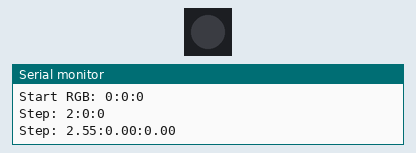
Recording of a sketch running on a simulated Arduino Mega 2560, built with avr-gcc and run on an emulated ATmega2560. Parts: 1 RGB LEDs in strip order, left to right, the last lines printed to the serial monitor. Dim RGB values are drawn brighter than linear. At 3.2 s the program stops and its outputs stay as they are.

Above: at 0.1 s.
At 0.65 s:
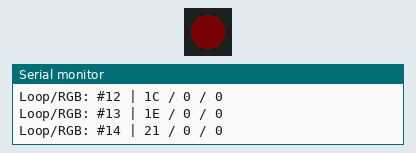
At 1.26 s:
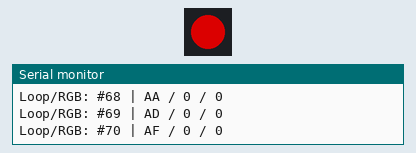
At 2.85 s:
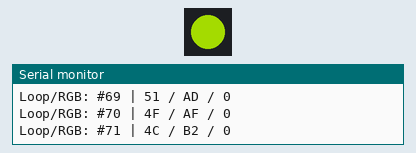
Timing chart, 0 to 4.7 s (numbered marks = the images above):
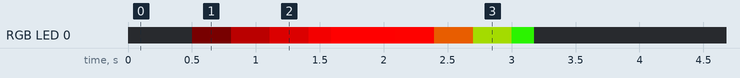

The sketch:

RGBTransition.ino
```cpp
#include <Adafruit_NeoPixel.h>

/*
* Code for cross-fading 3 LEDs, red, green and blue (RGB)
* To create fades, you need to do two things:
*  1. Describe the colors you want to be displayed
*  2. List the order you want them to fade in
*
* DESCRIBING A COLOR:
* A color is just an array of three percentages, 0-100,
*  controlling the red, green and blue LEDs
*
* Red is the red LED at full, blue and green off
*   int red = { 100, 0, 0 }
* Dim white is all three LEDs at 30%
*   int dimWhite = {30, 30, 30}
* etc.
*
* Some common colors are provided below, or make your own
*
* LISTING THE ORDER:
* In the main part of the program, you need to list the order
*  you want to colors to appear in, e.g.
*  crossFade(red);
*  crossFade(green);
*  crossFade(blue);
*
* Those colors will appear in that order, fading out of
*    one color and into the next
*
* In addition, there are 5 optional settings you can adjust:
* 1. The initial color is set to black (so the first color fades in), but
*    you can set the initial color to be any other color
* 2. The internal loop runs for 1020 interations; the 'wait' variable
*    sets the approximate duration of a single crossfade. In theory,
*    a 'wait' of 10 ms should make a crossFade of ~10 seconds. In
*    practice, the other functions the code is performing slow this
*    down to ~11 seconds on my board. YMMV.
* 3. If 'repeat' is set to 0, the program will loop indefinitely.
*    if it is set to a number, it will loop that number of times,
*    then stop on the last color in the sequence. (Set 'return' to 1,
*    and make the last color black if you want it to fade out at the end.)
* 4. There is an optional 'hold' variable, which pasues the
*    program for 'hold' milliseconds when a color is complete,
*    but before the next color starts.
* 5. Set the DEBUG flag to 1 if you want debugging output to be
*    sent to the serial monitor.
*
*    The internals of the program aren't complicated, but they
*    are a little fussy -- the inner workings are explained
*    below the main loop.
*
* April 2007, Clay Shirky <clay.shirky@nyu.edu>
*/

#define DEBUG       1     // DEBUG counter; if set to 1, will write values back via serial
#define PIN         30
#define HOLD        0     // Optional hold when a color is complete, before the next crossFade
#define REPEATLOOP  1     // How many times should we loop before stopping? (0 for no stop)
#define TIME        1000  // time in ms
#define STEPS       100
#define WAIT        500    // ms internal crossFade delay; increase for slower fades


//NeoPixel configuration.
Adafruit_NeoPixel strip = Adafruit_NeoPixel(1, PIN);

static uint8_t startR = 0, startG = 0, startB = 0;

int j = 0;          // Loop counter for repeat


// Set up the LED outputs
void setup(){
  strip.begin();
  //strip.setBrightness(64);
  strip.show(); // Initialize all pixels to 'off'

  if (DEBUG) {           // If we want to see values for debugging...
    Serial.begin(115200);  // ...set up the serial ouput
  }
}

// Main program: list the order of crossfades
void loop(){
  crossFade(0xFF, 0x00, 0x00);
  crossFade(0x00, 0xFF, 0x00);

  if (REPEATLOOP) { // Do we loop a finite number of times?
    j += 1;
    if (j >= REPEATLOOP) { // Are we there yet?
      exit(j);         // If so, stop.
    }
  }
}

/* crossFade() converts the percentage colors to a
*  0-255 range, then loops 1020 times, checking to see if
*  the value needs to be updated each time, then writing
*  the color values to the correct pins.
*/

void crossFade(uint8_t targetR, uint8_t targetG, uint8_t targetB) {
// Initialize color variables


  float curR = (float)startR,
        curG = (float)startG,
        curB = (float)startB;


  float stepR = ((float)(targetR - startR) / STEPS);
  float stepG = ((float)(targetG - startG) / STEPS);
  float stepB = ((float)(targetB - startB) / STEPS);


  if(DEBUG){
      Serial.print("Target RGB: ");
      Serial.print((uint8_t)targetR, HEX);
      Serial.print(":");
      Serial.print((uint8_t)targetG, HEX);
      Serial.print(":");
      Serial.println((uint8_t)targetB, HEX);
      Serial.print("Start RGB: ");
      Serial.print(startR, HEX);
      Serial.print(":");
      Serial.print(startG, HEX);
      Serial.print(":");
      Serial.println(startB, HEX);
      Serial.print("Step: ");
      Serial.print((uint8_t)stepR);
      Serial.print(":");
      Serial.print((uint8_t)stepG);
      Serial.print(":");
      Serial.println((uint8_t)stepB);
      Serial.print("Step: ");
      Serial.print(stepR);
      Serial.print(":");
      Serial.print(stepG);
      Serial.print(":");
      Serial.println(stepB);

    }

  strip.setPixelColor(0, (uint8_t)curR, (uint8_t)curG, (uint8_t)curB);
  strip.show();
  delay(WAIT); // Pause for 'wait' milliseconds before resuming the loop

  for (int i = 0; i < STEPS; i++) {
    curR += stepR;
    curG += stepG;
    curB += stepB;

    strip.setPixelColor(0, (uint8_t)curR, (uint8_t)curG, (uint8_t)curB);
    strip.show();
    delay(TIME/STEPS); // Pause for 'wait' milliseconds before resuming the loop

    if (DEBUG) { // If we want serial output, print it at the
      Serial.print("Loop/RGB: #");
      Serial.print(i + 2);
      Serial.print(" | ");
      Serial.print((uint8_t)curR, HEX);
      Serial.print(" / ");
      Serial.print((uint8_t)curG, HEX);
      Serial.print(" / ");
      Serial.println((uint8_t)curB, HEX);
    }
  }

  // Update current values for next loop
  startR = targetR;
  startG = targetG;
  startB = targetB;
  delay(HOLD); // Pause for optional 'wait' milliseconds before resuming the loop
}
```

Measured:
- by itself, RGB LED 0: off → RGB(2, 0, 0) at 0.50 s, → RGB(73, 0, 0) 0.30 s later, → RGB(145, 0, 0) 0.30 s later, → RGB(216, 0, 0) 0.30 s later, … (10 changes in this stretch)
